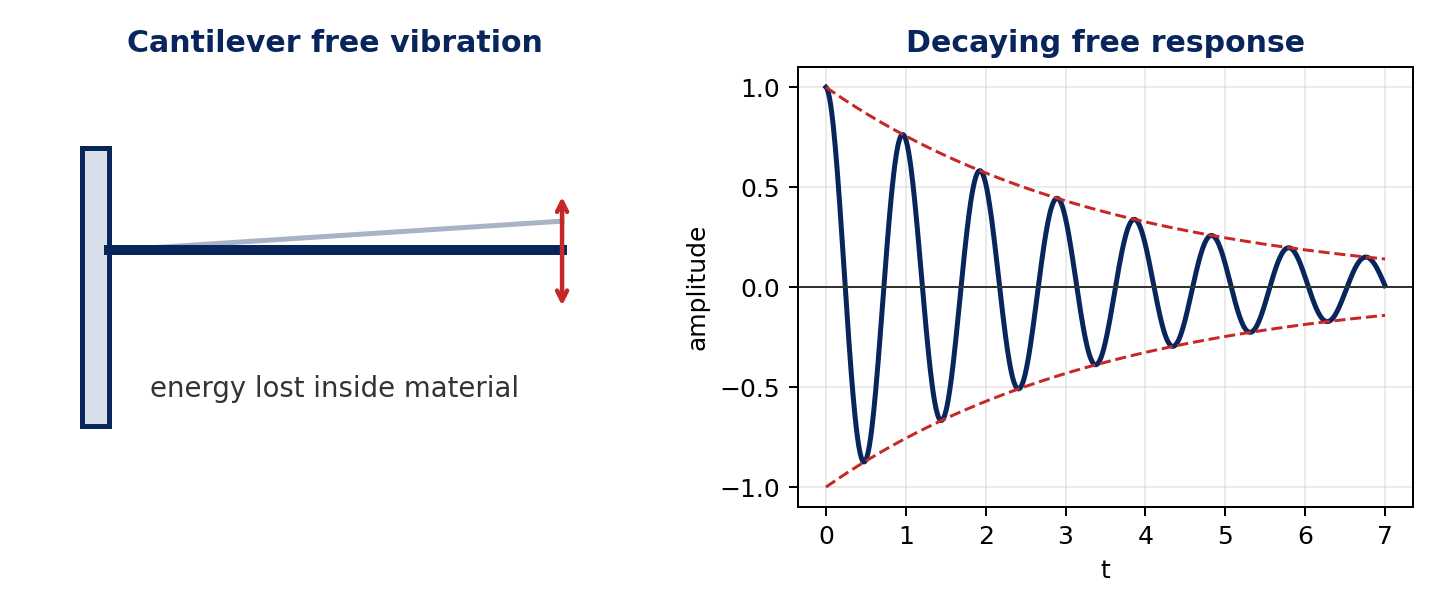

This figure's Python source:
#!/usr/bin/env python3
"""Figure: structural damping as internal material energy loss."""

from __future__ import annotations

import math

from plot_helpers import NAVY, OUT, RED, configure_matplotlib_cache


configure_matplotlib_cache()
import matplotlib.pyplot as plt
from matplotlib.patches import Rectangle


fig, (ax_beam, ax_decay) = plt.subplots(1, 2, figsize=(8.0, 3.4))

ax_beam.set_xlim(0, 5)
ax_beam.set_ylim(0, 3)
ax_beam.axis("off")
ax_beam.set_title("Cantilever free vibration", color=NAVY, fontweight="bold")
ax_beam.add_patch(Rectangle((0.45, 0.55), 0.22, 1.9, facecolor="#d9dfe8", edgecolor=NAVY, linewidth=2.0))
ax_beam.plot([0.67, 4.35], [1.75, 1.75], color=NAVY, linewidth=4.0)
ax_beam.plot([0.67, 4.35], [1.75, 1.95], color=NAVY, linewidth=2.0, alpha=0.35)
ax_beam.annotate("", xy=(4.35, 2.15), xytext=(4.35, 1.34), arrowprops=dict(arrowstyle="<->", color=RED, linewidth=1.8))
ax_beam.text(2.5, 0.75, "energy lost inside material", ha="center", fontsize=11, color="#333333")

t = [7 * i / 900 for i in range(901)]
x = [math.exp(-0.28 * ti) * math.cos(6.5 * ti) for ti in t]
env = [math.exp(-0.28 * ti) for ti in t]
ax_decay.plot(t, x, color=NAVY, linewidth=2.0)
ax_decay.plot(t, env, color=RED, linestyle="--", linewidth=1.2)
ax_decay.plot(t, [-v for v in env], color=RED, linestyle="--", linewidth=1.2)
ax_decay.axhline(0, color="#333333", linewidth=0.8)
ax_decay.set_title("Decaying free response", color=NAVY, fontweight="bold")
ax_decay.set_xlabel("t")
ax_decay.set_ylabel("amplitude")
ax_decay.grid(True, alpha=0.25)

fig.tight_layout()
fig.savefig(OUT / "lecture5_structural_damping_origin.png", dpi=180)
plt.close(fig)
